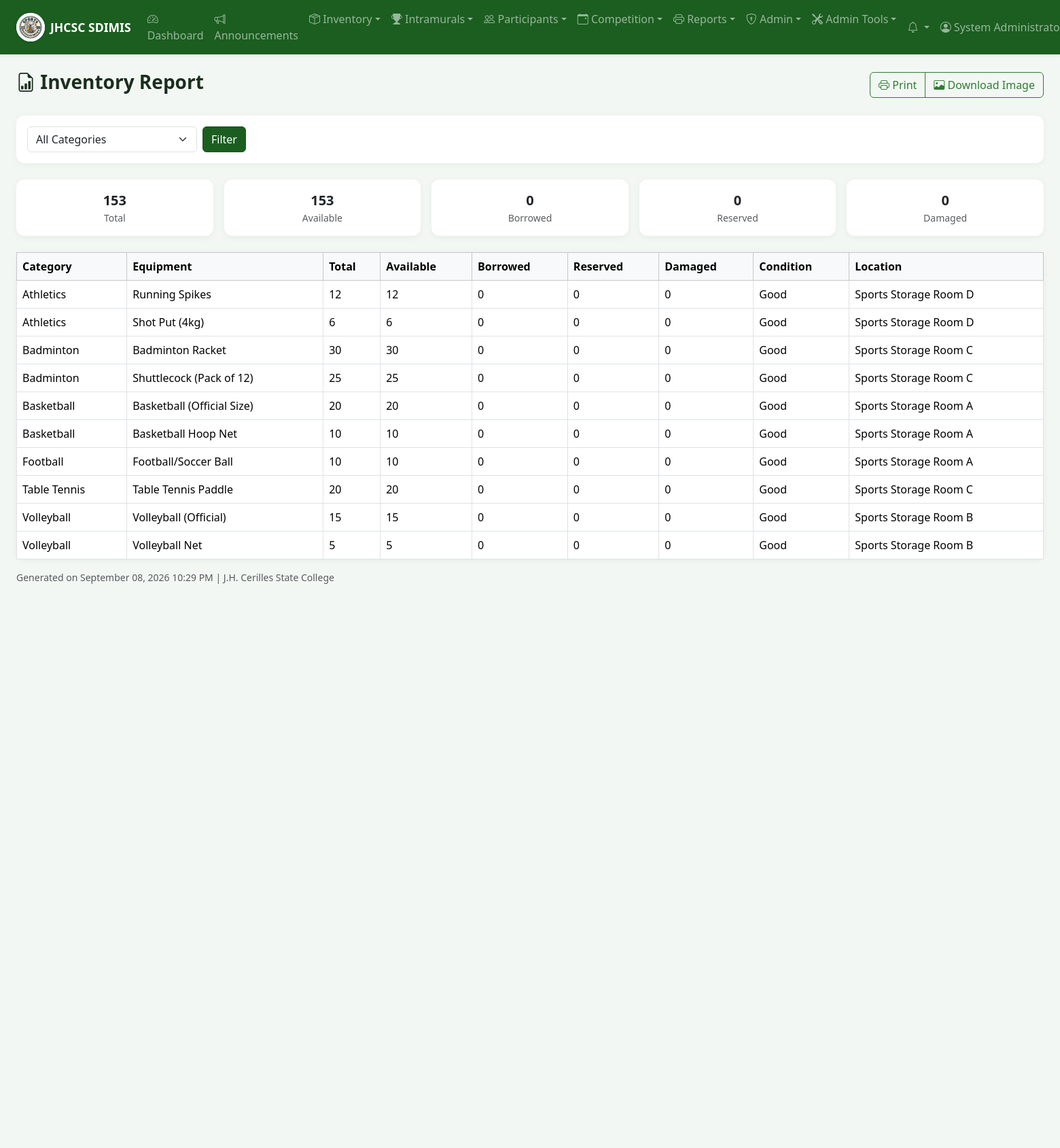
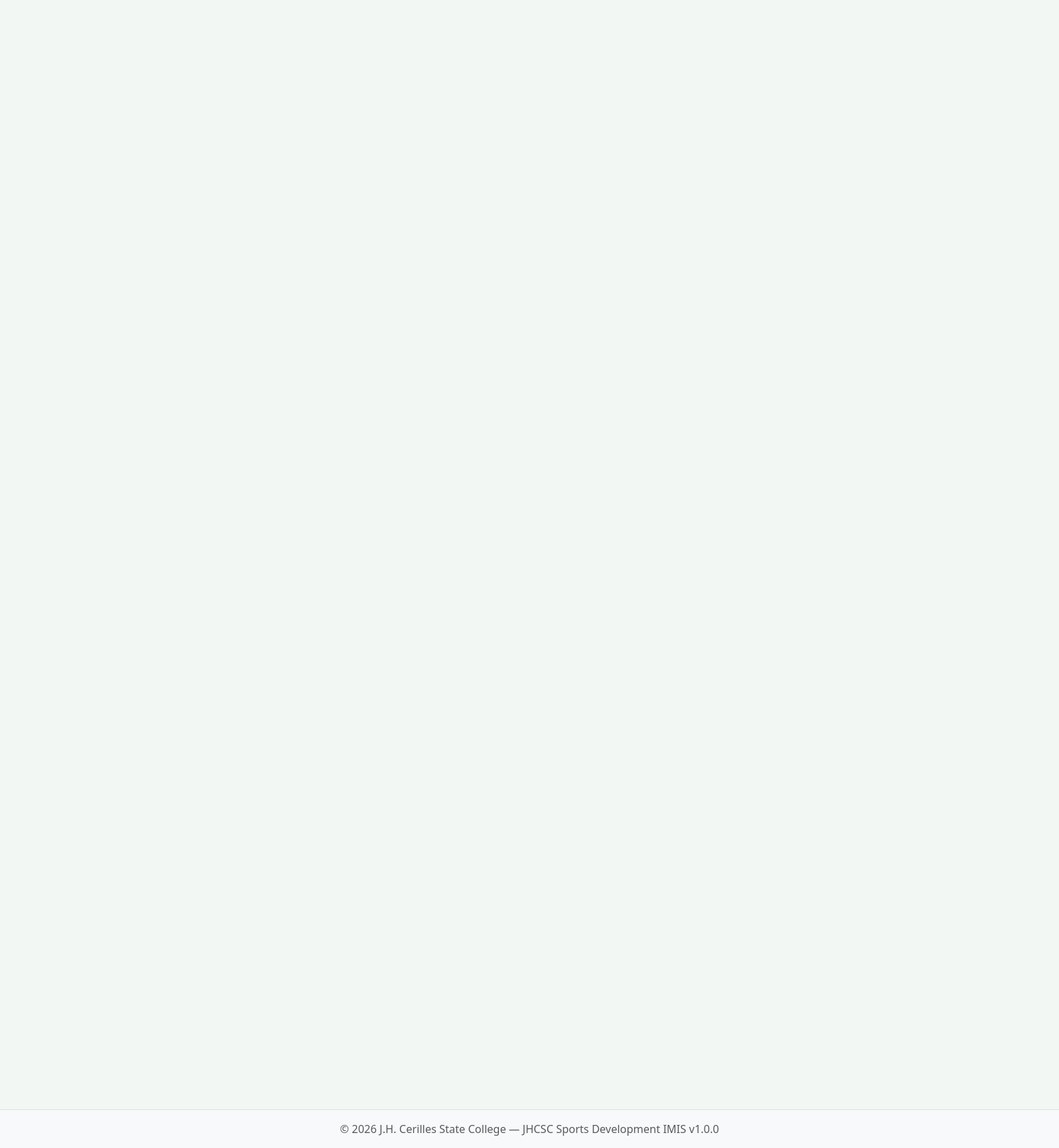
Screenshot of /reports/inventory.php (signed in) with the database file from the repository (2 pictures, top to bottom).
### tables this page shows
CREATE TABLE IF NOT EXISTS equipment (
    id INT AUTO_INCREMENT PRIMARY KEY,
    category_id INT NOT NULL,
    name VARCHAR(150) NOT NULL,
    description TEXT,
    barcode VARCHAR(50) DEFAULT NULL UNIQUE,
    quantity_total INT NOT NULL DEFAULT 0,
    quantity_available INT NOT NULL DEFAULT 0,
    quantity_borrowed INT NOT NULL DEFAULT 0,
    quantity_reserved INT NOT NULL DEFAULT 0,
    quantity_damaged INT NOT NULL DEFAULT 0,
    quantity_maintenance INT NOT NULL DEFAULT 0,
    `condition` ENUM('excellent', 'good', 'fair', 'poor', 'damaged') NOT NULL DEFAULT 'good',
    location VARCHAR(100) DEFAULT 'Sports Office',
    image VARCHAR(255) DEFAULT NULL,
    low_stock_threshold INT NOT NULL DEFAULT 3,
    is_active TINYINT(1) NOT NULL DEFAULT 1,
    is_borrowable TINYINT(1) NOT NULL DEFAULT 1,
    created_at TIMESTAMP DEFAULT CURRENT_TIMESTAMP,
    updated_at TIMESTAMP DEFAULT CURRENT_TIMESTAMP ON UPDATE CURRENT_TIMESTAMP,
    FOREIGN KEY (category_id) REFERENCES equipment_categories(id) ON DELETE RESTRICT
);

CREATE TABLE IF NOT EXISTS equipment_categories (
    id INT AUTO_INCREMENT PRIMARY KEY,
    name VARCHAR(100) NOT NULL UNIQUE,
    description TEXT,
    is_active TINYINT(1) NOT NULL DEFAULT 1,
    created_at TIMESTAMP DEFAULT CURRENT_TIMESTAMP
);

### includes/functions.php (called while the page is built, shortened)
<?php
function sanitize(string $input): string
{
    return htmlspecialchars(trim($input), ENT_QUOTES, 'UTF-8');
}

### reports/inventory.php (the view, shortened to what this page needs)
<?php
$db = getDB();
$where = 'e.is_active = 1';
$params = [];
$stmt = $db->prepare("SELECT e.*, c.name as category_name FROM equipment e JOIN equipment_categories c ON e.category_id = c.id WHERE $where ORDER BY c.name, e.name");
$stmt->execute($params);
$equipment = $stmt->fetchAll();
$totals = ['total' => 0, 'available' => 0, 'borrowed' => 0, 'reserved' => 0, 'damaged' => 0];
foreach ($equipment as $eq) {
    $totals['total'] += $eq['quantity_total'];
    $totals['available'] += $eq['quantity_available'];
    $totals['borrowed'] += $eq['quantity_borrowed'];
    $totals['reserved'] += $eq['quantity_reserved'];
    $totals['damaged'] += $eq['quantity_damaged'];
}
require_once __DIR__ . '/../includes/header.php';
?>
<div class="page-header d-flex justify-content-between align-items-center">
    <h1><i class="bi bi-file-earmark-bar-graph"></i> Inventory Report</h1>
    <button onclick="printReport()" class="btn btn-outline-secondary no-print"><i class="bi bi-printer"></i> Print</button>
</div>
<div class="filter-bar no-print mb-4">
    <form method="GET" class="d-flex gap-2">
        <select name="category" class="form-select" style="max-width:250px">
            <option value="">All Categories</option>
        </select>
        <button type="submit" class="btn btn-primary">Filter</button>
    </form>
</div>
<div class="row g-3 mb-4">
    <?php foreach ($totals as $label => $val): ?>
    <div class="col"><div class="card text-center p-3"><div class="fs-5 fw-bold"><?= $val ?></div><small class="text-muted"><?= ucfirst($label) ?></small></div></div>
    <?php endforeach; ?>
</div>
<div class="card">
    <div class="card-body p-0">
        <table class="table table-bordered mb-0">
            <thead class="table-light"><tr><th>Category</th><th>Equipment</th><th>Total</th><th>Available</th><th>Borrowed</th><th>Reserved</th><th>Damaged</th><th>Condition</th><th>Location</th></tr></thead>
            <tbody>
                <?php foreach ($equipment as $eq): ?>
                <tr>
                    <td><?= sanitize($eq['category_name']) ?></td>
                    <td><?= sanitize($eq['name']) ?></td>
                    <td><?= $eq['quantity_total'] ?></td>
                    <td><?= $eq['quantity_available'] ?></td>
                    <td><?= $eq['quantity_borrowed'] ?></td>
                    <td><?= $eq['quantity_reserved'] ?></td>
                    <td><?= $eq['quantity_damaged'] ?></td>
                    <td><?= ucfirst($eq['condition']) ?></td>
                    <td><?= sanitize($eq['location']) ?></td>
                </tr>
                <?php endforeach; ?>
            </tbody>
        </table>
    </div>
</div>
<p class="text-muted mt-3 small no-print">Generated on <?= date('F d, Y h:i A') ?> | <?= sanitize(APP_CAMPUS) ?></p>
<?php require_once __DIR__ . '/../includes/footer.php'; ?>

### assets/css/style.css (style rules this page uses)
:root { --jhcsc-primary: #1b5e20; --jhcsc-secondary: #2e7d32; --jhcsc-accent: #c62828; }
body { min-height: 100vh; display: flex; flex-direction: column; background-color: var(--theme-body-bg, #f4f6f9); color: var(--theme-text, #2c3e50); }
.card { border: none; border-radius: 12px; box-shadow: 0 2px 10px rgba(0,0,0,0.05); background-color: var(--theme-card-bg, #ffffff); }
.page-header h1 { font-size: 1.75rem; font-weight: 700; color: var(--theme-text, #2c3e50); }
.page-header { margin-bottom: 1.5rem; }
.page-header.d-flex, .page-header.flex-wrap { flex-wrap: wrap; gap: 0.75rem; }
.filter-bar { background: var(--theme-card-bg, white); border-radius: 12px; padding: 1rem; margin-bottom: 1.5rem; box-shadow: 0 2px 10px rgba(0,0,0,0.05); }
.report-export-actions .btn { white-space: nowrap; }

### rows the page displays
equipment: category.name "Athletics", name "Running Spikes", quantity_total "12", quantity_available "12", quantity_borrowed "0", quantity_reserved "0", quantity_damaged "0", condition "Good", location "Sports Storage Room D"
equipment: category.name "Athletics", name "Shot Put (4kg)", quantity_total "6", quantity_available "6", quantity_borrowed "0", quantity_reserved "0", quantity_damaged "0", condition "Good", location "Sports Storage Room D"
equipment: category.name "Badminton", name "Badminton Racket", quantity_total "30", quantity_available "30", quantity_borrowed "0", quantity_reserved "0", quantity_damaged "0", condition "Good", location "Sports Storage Room C"
equipment: category.name "Badminton", name "Shuttlecock (Pack of 12)", quantity_total "25", quantity_available "25", quantity_borrowed "0", quantity_reserved "0", quantity_damaged "0", condition "Good", location "Sports Storage Room C"
equipment: category.name "Basketball", name "Basketball (Official Size)", quantity_total "20", quantity_available "20", quantity_borrowed "0", quantity_reserved "0", quantity_damaged "0", condition "Good", location "Sports Storage Room A"
equipment: category.name "Basketball", name "Basketball Hoop Net", quantity_total "10", quantity_available "10", quantity_borrowed "0", quantity_reserved "0", quantity_damaged "0", condition "Good", location "Sports Storage Room A"
equipment: category.name "Football", name "Football/Soccer Ball", quantity_total "10", quantity_available "10", quantity_borrowed "0", quantity_reserved "0", quantity_damaged "0", condition "Good", location "Sports Storage Room A"
equipment: category.name "Table Tennis", name "Table Tennis Paddle", quantity_total "20", quantity_available "20", quantity_borrowed "0", quantity_reserved "0", quantity_damaged "0", condition "Good", location "Sports Storage Room C"
equipment: category.name "Volleyball", name "Volleyball (Official)", quantity_total "15", quantity_available "15", quantity_borrowed "0", quantity_reserved "0", quantity_damaged "0", condition "Good", location "Sports Storage Room B"
equipment: category.name "Volleyball", name "Volleyball Net", quantity_total "5", quantity_available "5", quantity_borrowed "0", quantity_reserved "0", quantity_damaged "0", condition "Good", location "Sports Storage Room B"

### other values shown
APP_SHORT_NAME "JHCSC SDIMIS"
$entry['label'] "Dashboard"
$entry['label'] "Announcements"
$entry['label'] "Inventory"
$entry['label'] "Intramurals"
$entry['label'] "Participants"
$entry['label'] "Competition"
$entry['label'] "Reports"
$entry['label'] "Admin"
$entry['label'] "Admin Tools"
$_SESSION['user_name'] "System…"
$val "153"
$label "Total"
$label "Available"
$val "0"
